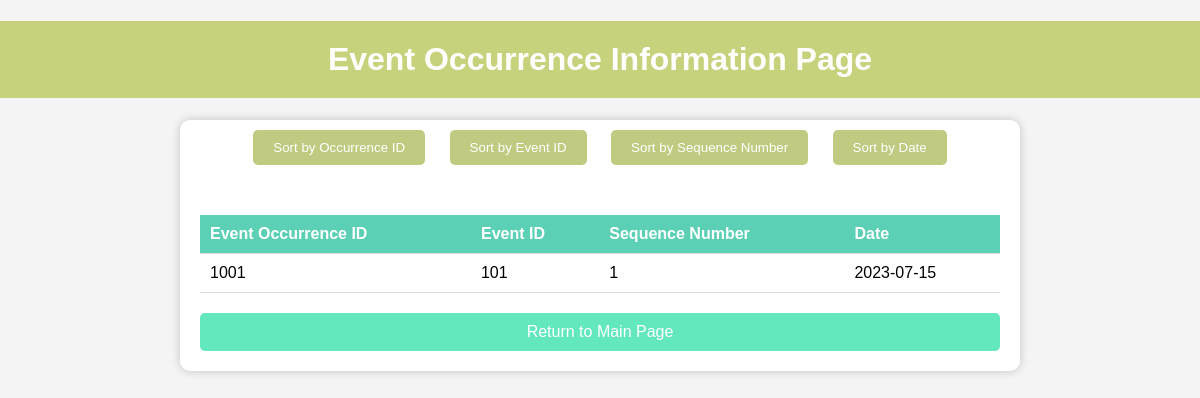
/event_occurrences/select_event_occurences.php, run on the app's committed database.
### tables this page shows
CREATE TABLE `event_occurrences` (
  `event_occurrence_id` INT NOT NULL AUTO_INCREMENT,
  `event_id` INT DEFAULT NULL,
  `sequence_number` INT DEFAULT NULL,
  `event_occurrence_date` DATE DEFAULT NULL,
  PRIMARY KEY (`event_occurrence_id`),
  KEY `event_id_fk` (`event_id`),
  CONSTRAINT `fk_event_occurrences_events` FOREIGN KEY (`event_id`) REFERENCES `events` (`event_id`) ON DELETE CASCADE ON UPDATE CASCADE
);

### event_occurrences/select_event_occurences.php (the view, shortened to what this page needs)
<!DOCTYPE html>
<html>
<head>
    <link rel="stylesheet" type="text/css" href="../style/data_display_style.css">
</head>
<body>
    <h1>Event Occurrence Information Page</h1>
    <div class="container">
        <div class="sort-buttons">
            <button id="sortByEventOccurrenceId" class="sort-button">Sort by Occurrence ID</button>
            <button id="sortByEventId" class="sort-button">Sort by Event ID</button>
            <button id="sortBySequenceNumber" class="sort-button">Sort by Sequence Number</button>
            <button id="sortByDate" class="sort-button">Sort by Date</button>
        </div>
        <table>
            <thead>
                <tr>
                    <th>Event Occurrence ID</th>
                    <th>Event ID</th>
                    <th>Sequence Number</th>
                    <th>Date</th>
                </tr>
            </thead>
            <tbody>
                <?php
                include('../db_connect.php');
                $search = $_GET['search_event_occurrence'];
                $sql = "SELECT event_occurrence_id, event_id, sequence_number, event_occurrence_date
                        FROM Event_Occurrences WHERE event_id LIKE ?";
                $stmt = $conn->prepare($sql);
                $searchTerm = "%$search%";
                $stmt->bind_param("s", $searchTerm);
                $stmt->execute();
                $result = $stmt->get_result();
                if ($result->num_rows > 0) {
                    while ($row = $result->fetch_assoc()) {
                        echo "<tr>";
                        echo "<td>" . $row["event_occurrence_id"] . "</td>";
                        echo "<td>" . $row["event_id"] . "</td>";
                        echo "<td>" . $row["sequence_number"] . "</td>";
                        echo "<td>" . $row["event_occurrence_date"] . "</td>";
                        echo "</tr>";
                    }
                } else {
                    echo "<tr><td colspan='4'>No results found</td></tr>";
                }
                ?>
            </tbody>
        </table>
        <a href="../eventsmgm.php" class="return-button">Return to Main Page</a>
    </div>
</body>
</html>

### style/data_display_style.css (style rules this page uses)
body { font-family: Arial, sans-serif; background-color: #f4f4f4; margin: 0; padding: 0; }
h1 { text-align: center; background-color: rgb(200, 210, 124); color: #fff; padding: 20px 0; }
.container { max-width: 800px; margin: 0 auto; padding: 20px; background-color: #fff; border-radius: 10px; box-shadow: 0 0 10px rgba(0, 0, 0, 0.2); }
table { width: 100%; border-collapse: collapse; margin-top: 20px; margin-bottom: 20px; }
th, td { padding: 10px; text-align: left; border-bottom: 1px solid #ddd; }
th { background-color: #5bd0b5; color: #fff; }
.return-button { display: inline-block; padding: 10px 20px; background-color: #62e7bf; color: #fff; text-decoration: none; border-radius: 5px; transition: background-color 0.3s ease; margin-top: 20px; }
.sort-buttons { text-align: center; margin-top: 20px; position: relative; }
.sort-button { padding: 10px 20px; background-color: #c0cb81; color: #fff; text-decoration: none; border-radius: 5px; margin: 0 10px; cursor: pointer; transition: background-color 0.3s ease; position: relative; top: -30px; border: #5bd0b5; }
.return-button { display: block; text-align: center; margin-top: 10px; }

### data on the page
event_occurrences: event_occurrence_id "1001", event "101", sequence_number "1", event_occurrence_date "2023-07-15"
